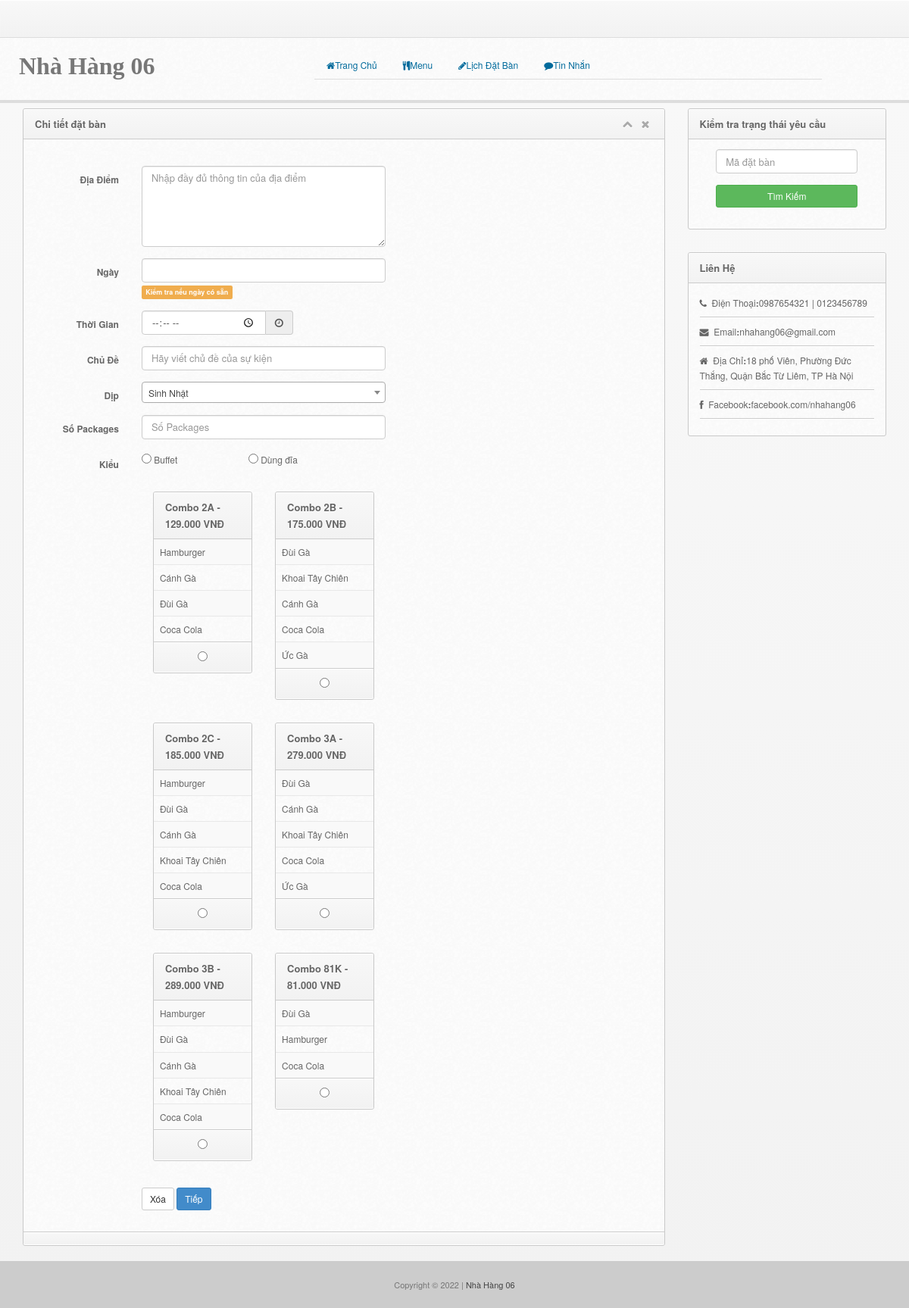
The page /details.php (signed in) on the database its author committed.
### tables this page shows
CREATE TABLE `combo` (
  `combo_id` int(11) NOT NULL,
  `combo_name` varchar(100) NOT NULL,
  `combo_price` decimal(10,3) NOT NULL,
  `combo_image` varchar(100) DEFAULT NULL
);

CREATE TABLE `combo_details` (
  `combo_details_id` int(11) NOT NULL,
  `combo_id` int(11) NOT NULL,
  `menu_id` int(11) NOT NULL
);

CREATE TABLE `menu` (
  `menu_id` int(11) NOT NULL,
  `menu_name` varchar(50) NOT NULL,
  `cat_id` int(30) NOT NULL,
  `subcat_name` varchar(30) NOT NULL,
  `menu_desc` varchar(100) NOT NULL,
  `menu_price` decimal(10,3) NOT NULL,
  `menu_pic` varchar(100) NOT NULL
);

### details.php (the view, shortened to what this page needs)
<?php include 'header.php';?>
<body>
  <?php include 'navbar.php';?>
  <?php include 'menu-tab.php';?>
    <div class = "content">
      <div class = "col-lg-12 col-md-12 col-sm-12 col-xs-12">
        <div class = "col-md-9 col-lg-9">
          <div class="widget wgreen">
                <div class="widget-head">
                  <div class="pull-left">Chi tiết đặt bàn</div>
                  <div class="widget-icons pull-right">
                    <a href="#" class="wminimize"><i class="fa fa-chevron-up"></i></a>
                    <a href="#" class="wclose"><i class="fa fa-times"></i></a>
                  </div>
                  <div class="clearfix"></div>
                </div>
                <div class="widget-content">
                  <div class="padd">
                    <br>
                     <form class="form-horizontal" role="form" action="details_save.php" method="post">
                                <div class="form-group">
                                  <label class="col-lg-2 control-label">Địa Điểm</label>
                                  <div class="col-lg-5">
                                    <textarea class="form-control" name="venue"   rows="5"  id="Alton Place" placeholder="Nhập đầy đủ thông tin của địa điểm" required></textarea>
                                  </div>
                                </div>
                                <div class="form-group">
                                  <label class="col-lg-2 control-label">Ngày</label>
                                  <div class="col-lg-5">
                                    <input type="text" id="datepicker" class="form-control" name="date" required>
                                    <span class = "label label-warning">Kiểm tra nếu ngày có sẵn</span>
                                  </div>
                                </div>
                                <div class="form-group">
                                  <label class="col-lg-2 control-label">Thời Gian</label>
                                  <div class="col-lg-5">
                                    <div id="datetimepicker" class="input-append input-group dtpicker">
                    <input data-format="hh:mm A" class="form-control" type="time" name="time" id="datepicker" required="true">
                                      <span class="input-group-addon">
                                        <i data-time-icon="fa fa-clock-o" data-date-icon="fa fa-calendar" class="fa fa-clock-o"></i>
                                      </span>
                                    </div>
                                  </div>
                                </div>
                                <div class="form-group">
                                  <label class="col-lg-2 control-label">Chủ Đề</label>
                                  <div class="col-lg-5">
                                    <input type="text" class="form-control" placeholder="Hãy viết chủ đề của sự kiện" name="motif">
                                  </div>
                                </div>
                                <div class="form-group">
                                  <label class="col-lg-2 control-label">Dịp</label>
                                  <div class="col-lg-5">
                                  </div>
                                </div>
                                <div class="form-group">
                                  <label class="col-lg-2 control-label">Số Packages</label>
                                  <div class="col-lg-5">
                                    <input type="number" class="form-control" placeholder="Số Packages" name="pax">
                                  </div>
                                </div>
                                <div class="form-group">
                                  <label class="col-lg-2 control-label">Kiểu</label>
                                  <div class="col-lg-2">
                                    <input type="radio" class="form-radio" name="type" value="buffet"> Buffet
                                  </div>
                                  <div class="col-lg-2">
                                    <input type="radio" class="form-radio" name="type" value="plated"> Dùng đĩa
                                  </div>
                                </div>
                               <div class="form-group">
    <label class="col-lg-2 control-label"></label>
        <div class="col-lg-5">
<?php
include('includes/dbcon.php');
    $query=mysqli_query($con,"select * from combo order by combo_name")or die(mysqli_error($con));
      while ($row=mysqli_fetch_array($query)){
        $id=$row['combo_id'];
        $name=$row['combo_name'];
        $price=$row['combo_price'];
?>
          <div class="col-md-6">
              <div class="widget">
                <div class="widget-head">
                  <div class="pull-left"><?php echo $name;?> - <?php echo $price;?> VNĐ</div>
                  <div class="clearfix"></div>
                </div>
                <div class="widget-content referrer">
                  <table class="table table-striped table-bordered table-hover">
                    <tbody>
<?php
    $query1=mysqli_query($con,"select * from combo_details natural join menu where combo_id='$id'")or die(mysqli_error($con));
      while ($row1=mysqli_fetch_array($query1)){
        $menu_name=$row1['menu_name'];
?>
                    <tr>
                      <td><?php echo $menu_name;?></td>
                    </tr>
<?php }?>
                  </tbody></table>
                  <div class="widget-foot text-center">
                    <input type="radio" id="inlineCheckbox1" value="<?php echo $id;?>" name="combo_id">
                  </div>
                </div>
              </div>
            </div>
            <?php }?>
         </div>
      </div>
                                <div class="form-group">
                                  <div class="col-lg-offset-2 col-lg-6">
                                    <button type="reset" class="btn btn-sm btn-default">Xóa</button>
                                    <button type="submit" class="btn btn-sm btn-primary">Tiếp</button>
                                  </div>
                                </div>
                              </form>
                  </div>
                </div>
                  <div class="widget-foot">
                  </div>
              </div>
        </div>
        <?php include('right-sidebar.php');?>
<?php include 'footer.php';?>
</body>
</html>

### css/style.css (style rules this page uses)
body { font-size: 12px; line-height: 22px; color: #666; border-top: 3px solid #eee; background:#343434 url("../img/back.png") repeat; padding-top: 37px; -webkit-font-smoothing: antialiased; }
a { color: #026b9c; }
button { font-size: 11px; }
form { margin: 0px; }
.widget { border: 1px solid #c9c9c9; border-radius: 3px; margin-top: 10px; margin-bottom: 20px; background: #fafafa url('../img/cream.png') repeat; }
.widget .table * { border-color:#e8e8e8 !important; }
.widget .table.table-bordered { margin-bottom:0px; border:0px; }
.widget .table.table-bordered tr:first-child td { border-top:0px; }
.widget .table.table-bordered tr:last-child td { border-bottom:0px; }
.widget .table.table-bordered td { border-right:1px solid #ddd; }
.widget .table.table-bordered tr td:first-child { border-left:0px; }
.widget .table.table-bordered td:last-child { border-right:0px; }
.widget .padd, .modal-body { padding: 13px 15px; }
.widget .widget-head,.modal-header { background-color: #f8f8f8; background: -webkit-gradient(linear, left top, left bottom, from(#f8f8f8), to(#f2f2f2)); background: -webkit-linear-gradient(top, #f8f8f8, #f2f2f2); background: -moz-linear-gradient(top, #f8f8f8, #f2f2f2); background: -ms-linear-gradient(top, #f8f8f8, #f2f2f2); background: -o-linear-gradient(top, #f8f8f8, #f2f2f2); background: linear-gradient(top, #f8f8f8, #f2f2f2); border-top-right-radius: 3px; border-top-left-radius: 3px; text-shadow:0px 1px #fff; border-bottom: 1px solid #ccc; border-top: 1px solid #fff; color: #666; font-size: 13px; font-weight: bold; padding: 8px 15px; }
.widget .widget-head .widget-icons i { font-size: 14px; margin: 0px 4px; }
.widget .widget-head .widget-icons a { color: #aaa; }
.widget .widget-foot, .modal-footer { background-color: #f8f8f8; background: -webkit-gradient(linear, left top, left bottom, from(#f8f8f8), to(#f2f2f2)); background: -webkit-linear-gradient(top, #f8f8f8, #f2f2f2); background: -moz-linear-gradient(top, #f8f8f8, #f2f2f2); background: -ms-linear-gradient(top, #f8f8f8, #f2f2f2); background: -o-linear-gradient(top, #f8f8f8, #f2f2f2); background: linear-gradient(top, #f8f8f8, #f2f2f2); border-bottom-right-radius: 3px; border-bottom-left-radius: 3px; text-shadow:0px 1px #fff; border-bottom: 1px solid #fff; border-top: 1px solid #ccc; padding: 8px 15px; font-size: 12px; color: #555; box-shadow: inset 0px 1px 1px #fff; }
.dtpicker { max-width:200px; }

### rows shown on the page
combo: combo_name "Combo 2A", combo_price "129.000"
combo_details: menu.menu_name "Hamburger"
combo_details: menu.menu_name "Cánh Gà"
combo_details: menu.menu_name "Đùi Gà"
combo_details: menu.menu_name "Coca Cola"
combo: combo_name "Combo 2B", combo_price "175.000"
combo_details: menu.menu_name "Đùi Gà"
combo_details: menu.menu_name "Khoai Tây Chiên"
combo_details: menu.menu_name "Cánh Gà"
combo_details: menu.menu_name "Coca Cola"
combo_details: menu.menu_name "Ức Gà"
combo: combo_name "Combo 2C", combo_price "185.000"
combo_details: menu.menu_name "Hamburger"
combo_details: menu.menu_name "Đùi Gà"
combo_details: menu.menu_name "Cánh Gà"
combo_details: menu.menu_name "Khoai Tây Chiên"
combo_details: menu.menu_name "Coca Cola"
combo: combo_name "Combo 3A", combo_price "279.000"
combo_details: menu.menu_name "Đùi Gà"
combo_details: menu.menu_name "Cánh Gà"
combo_details: menu.menu_name "Khoai Tây Chiên"
combo_details: menu.menu_name "Coca Cola"
combo_details: menu.menu_name "Ức Gà"
combo: combo_name "Combo 3B", combo_price "289.000"
combo_details: menu.menu_name "Hamburger"
combo_details: menu.menu_name "Đùi Gà"
combo_details: menu.menu_name "Cánh Gà"
combo_details: menu.menu_name "Khoai Tây Chiên"
combo_details: menu.menu_name "Coca Cola"
combo: combo_name "Combo 81K", combo_price "81.000"
combo_details: menu.menu_name "Đùi Gà"
combo_details: menu.menu_name "Hamburger"
combo_details: menu.menu_name "Coca Cola"
